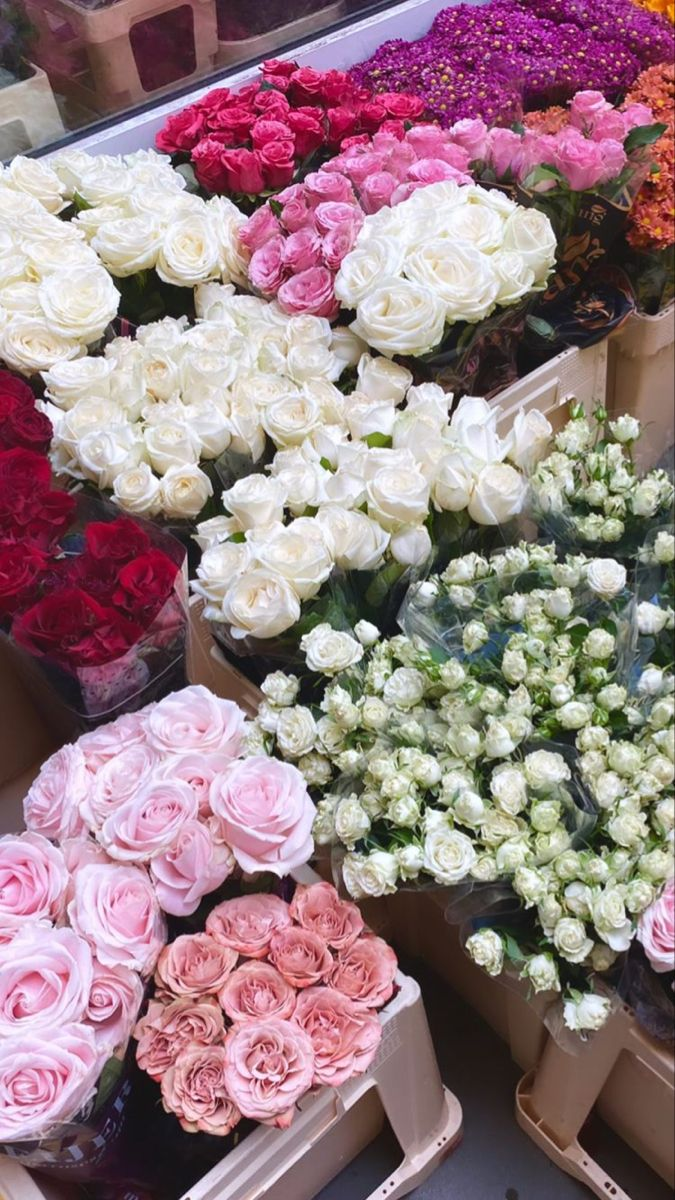
#> input picture bunga.jpg, 675 x 1200 px
$ python 'Histogram citra.py'
#> lines starting #> are read from the running program, lines starting #| are printed output that depends on the picture
import cv2
import numpy as np
import matplotlib.pyplot as plt

# Membaca citra
citra = cv2.imread('bunga.jpg', cv2.IMREAD_GRAYSCALE)
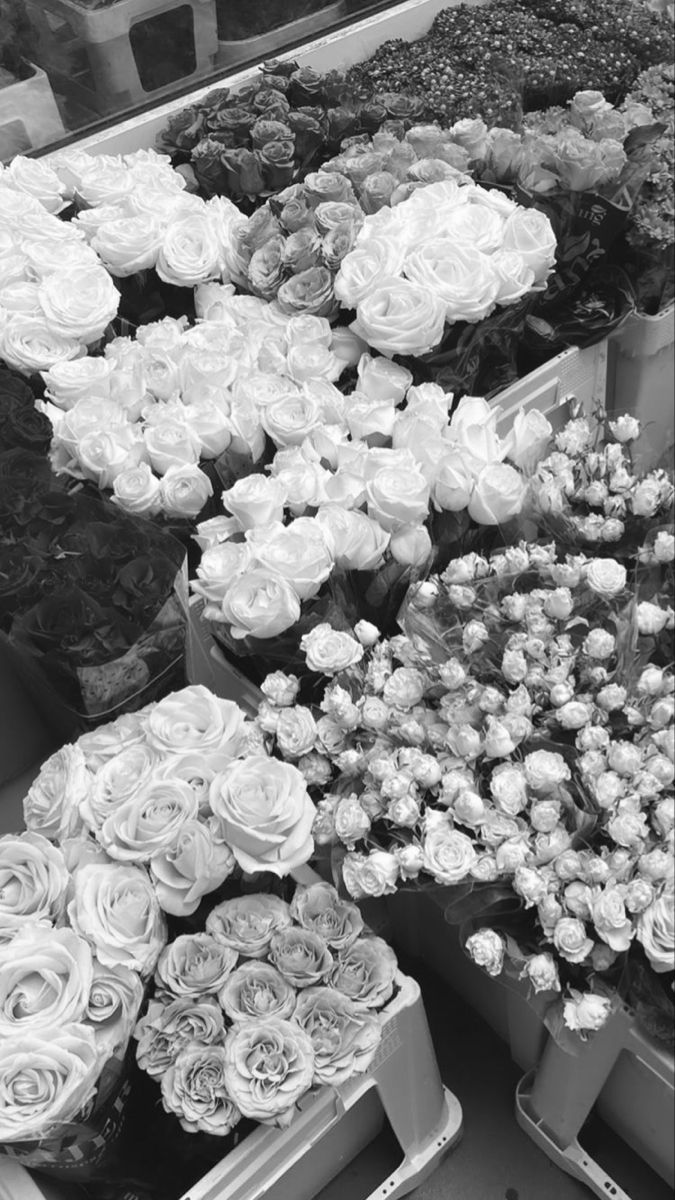
#> citra: shape (1200, 675); min 1, max 255, mean 133.9

# Menghitung histogram
histogram = cv2.calcHist([citra], [0], None, [256], [0, 256])
#> histogram = 256 values, max 5635 at index 40, min 0 at index 0, mean 3164.1

# Menampilkan gambar asli
plt.figure(figsize=(12, 4))
plt.subplot(1, 2, 1)
plt.imshow(citra, cmap='gray')
plt.title("Gambar Asli")
plt.axis('off')

# Menampilkan histogram
plt.subplot(1, 2, 2)
plt.plot(histogram, color='black')
plt.title("Histogram Citra")
plt.xlabel("Intensitas Piksel")
plt.ylabel("Jumlah Piksel")
plt.xlim([0, 256])
plt.grid(True)

# Menampilkan gambar histogram
plt.tight_layout()
plt.show()
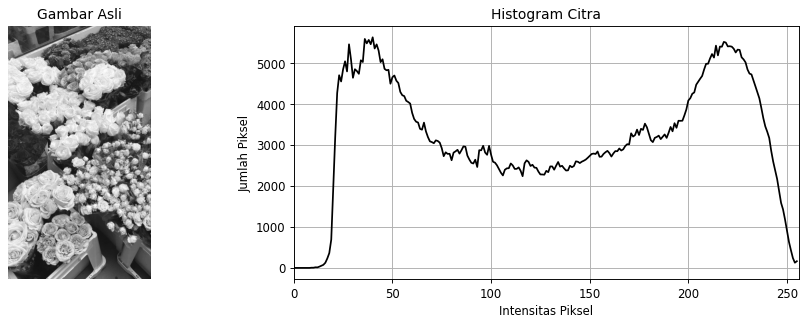
#> figure drawn by matplotlib, 2 panels; panel 2: curve peaks at x = 40, y = 5635

$ run again, with apel 2.jpeg copied over bunga.jpg
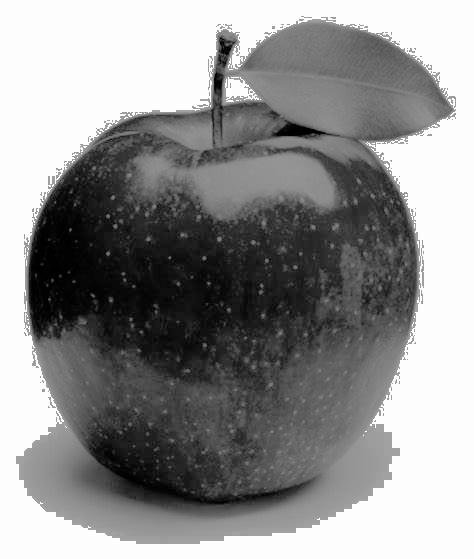
#> input picture apel 2.jpeg, 474 x 559 px
#> citra is the input picture: shape (559, 474); min 0, max 255, mean 144.6
#> histogram = 256 values, max 95070 at index 253, min 0 at index 168, mean 1035
#> `plt.show()`:
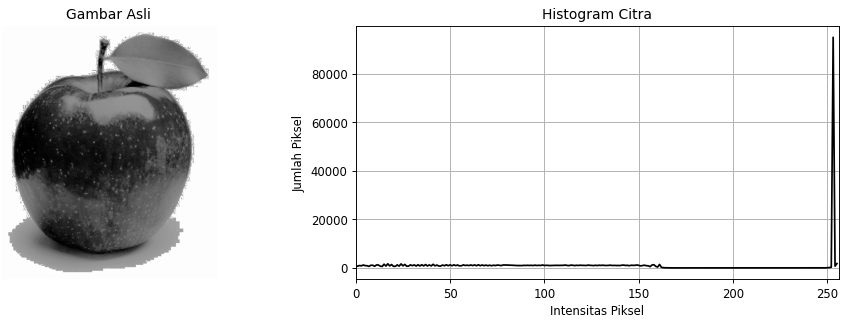
#> figure drawn by matplotlib, 2 panels; panel 2: curve peaks at x = 253, y = 95070
